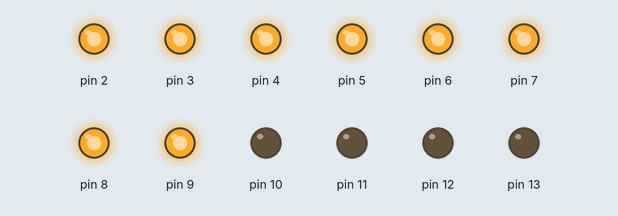
Simulated run of this sketch. Board: Arduino Uno, built with avr-gcc and run on an emulated ATmega328P. Shown: output pins drawn as LEDs (lit = HIGH).

Above: at 0.15 s.
At 4.65 s:
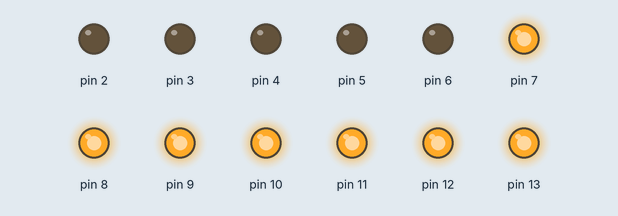
At 10.05 s:
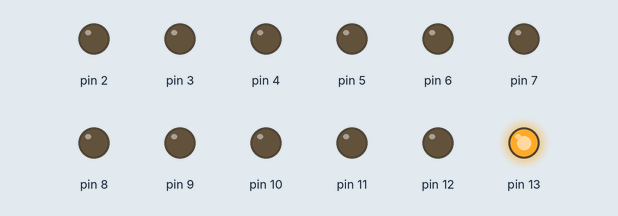
At 19.95 s:
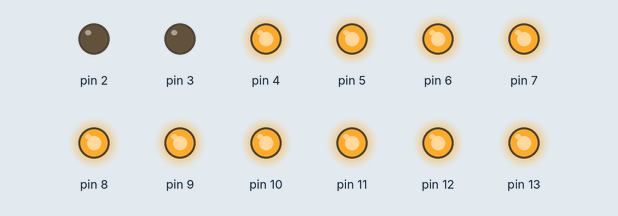
At 29.86 s:
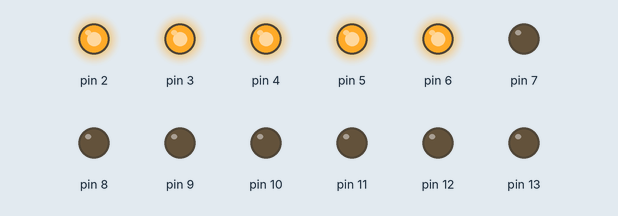
At 39.76 s:
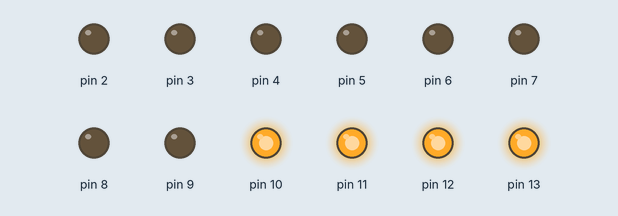
Timing chart, 0 to 40.1 s (numbered marks = the images above):
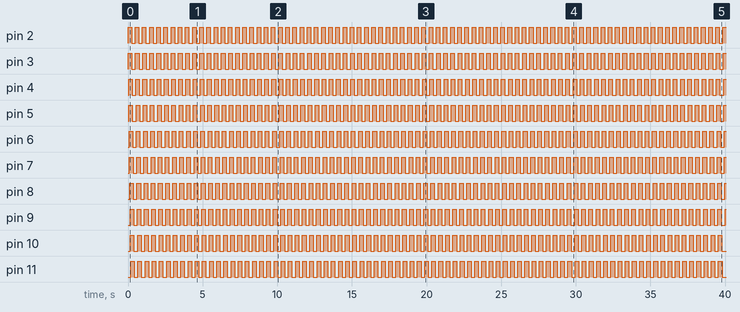

Measured:
- by itself, pin 2–13: alternates HIGH for 0.24 s and LOW for 0.24 s
- by itself, everything shown: repeats every 2.4 s, in 8 steps

The sketch:

Wave_lights.ino
```cpp
//Connect ports 2-11 in columns of the bread board. The positive side of the bulbs should be in the column. The negatuve side of the bulbs should
//be in the long positive side of bread board.Then it shold look like A Wave. Video Reference - https://www.youtube.com/watch?v=c4M-GAS4cWE&t=12s


void setup() {
  for(int pin=2; pin<14; pin++){
    pinMode(pin, OUTPUT);
  }
}

void loop() {


  int t = 20;

  for(int i=2; i<14; i++){
    digitalWrite(i, HIGH);
    delay(t);

  }
  for(int i=2; i<14; i++){
    digitalWrite(i, LOW);
    delay(t);

  }

}
```
